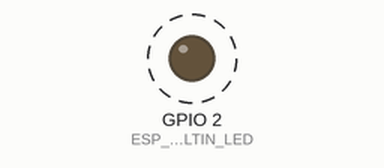
Bench run of a sketch on a simulated ESP8266 (NodeMCU). Shown: output pins drawn as LEDs (lit = HIGH). Dashed ring = blinking. WiFi joins after 1.5 s; servers stay silent unless stated; what the sketch prints to the serial monitor is not drawn.

Above: at 2.0 s.
Timing chart, 0 to 6.1 s (numbered marks = the images above):
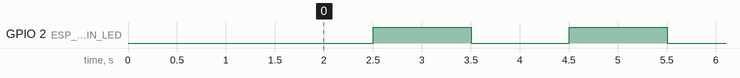

The sketch:

9.1_test.ino
```cpp
#include <ESP8266WiFi.h>
#include <ESP8266mDNS.h>
#include <WiFiUdp.h>
#include <ArduinoOTA.h>

const char* ssid = "";
const char* password = "";

const int ESP_BUILTIN_LED = 2;

void setup()
{
  Serial.begin(9600);
  Serial.println("Booting");
  WiFi.mode(WIFI_STA);
  WiFi.begin(ssid, password);

  while (WiFi.waitForConnectResult() != WL_CONNECTED)
  {
    Serial.println("Connection Failed! Rebooting...");
    delay(5000);
    ESP.restart();
  }

  ArduinoOTA.onStart([]()
  {
    Serial.println("Start");
  });

  ArduinoOTA.onEnd([]()
  {
    Serial.println("\nEnd");
  });

  ArduinoOTA.onProgress([](unsigned int progress, unsigned int total)
  {
    Serial.printf("Progress: %u%%\r", (progress / (total / 100)));
  });

  ArduinoOTA.onError([](ota_error_t error)
  {
    Serial.printf("Error[%u]: ", error);

    switch(error)
    {
      case OTA_AUTH_ERROR:
        Serial.println("Auth Failed");
        break;

      case OTA_BEGIN_ERROR:
        Serial.println("Begin Failed");
        break;

      case OTA_CONNECT_ERROR:
        Serial.println("Connect Failed");
        break;

      case OTA_RECEIVE_ERROR:
        Serial.println("Receive Failed");
        break;

      case OTA_END_ERROR:
        Serial.println("End Failed");
    }
  });

  ArduinoOTA.begin();

  Serial.println("Ready");
  Serial.print("IP address: ");
  Serial.println(WiFi.localIP());

  pinMode(ESP_BUILTIN_LED, OUTPUT);
}

void loop()
{
  ArduinoOTA.handle();

  digitalWrite(ESP_BUILTIN_LED, LOW);
  delay(1000);
  digitalWrite(ESP_BUILTIN_LED, HIGH);
  delay(1000);
}
```

Measured:
- by itself, GPIO 2 (ESP_BUILTIN_LED): alternates HIGH for 1.0 s and LOW for 1.0 s
